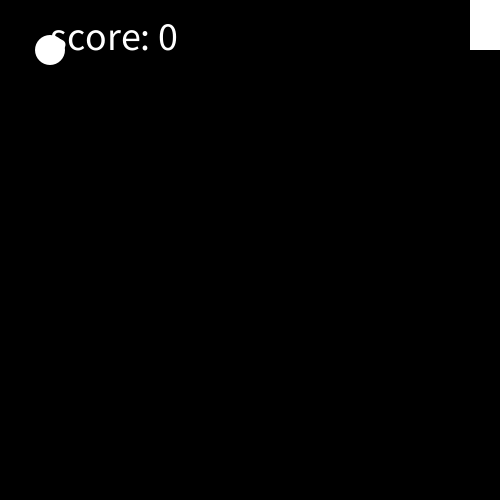
Frame 1 (no input)
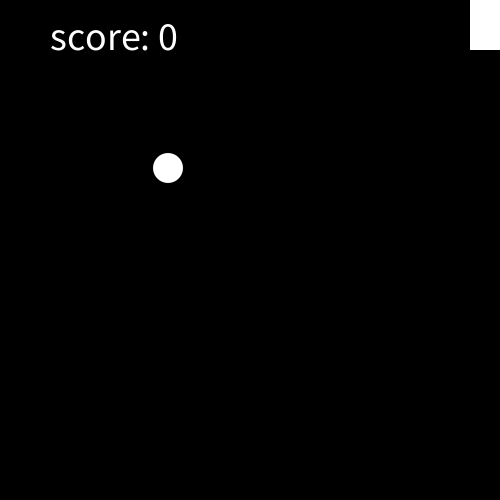
Frame 60 (the mouse pressed at the canvas centre just before this capture)
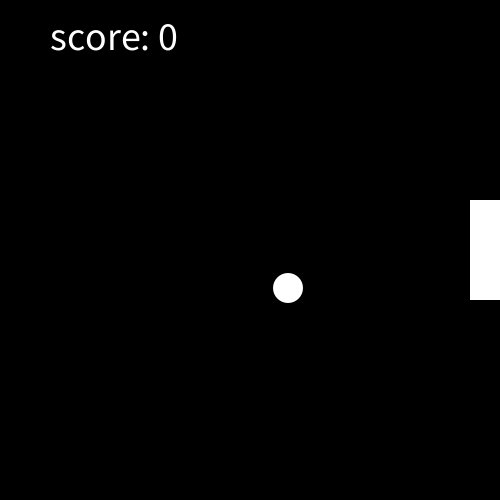
Frame 120 (the mouse held since frame 60 and released just before this capture)

The Processing sketch that drew these frames (run headless with seeded random() and noise(); from frame 60 on, the mouse is pressed at the canvas centre):

// Processing sketch: processing_163511
// ── processing_163511.pde

float x =50.0;
float y = 50.0;
float radius = 15.0;
int diameter = 30;
int ydistance = diameter/2;
int xdistance = diameter/2;
float speed = 2.0;
float directionX = 1;
float directionY = 1;
int counter =0;

void setup() {
  size(500, 500);
  smooth();
  noStroke();

  ellipseMode(RADIUS);
}

void draw () {
  background(0);

  //  fill(255);
  //  rect(0, y-diameter, diameter, 300);
  //left side paddle

  fill(255);
  rectMode(CENTER);
  rect(width-radius, mouseY, diameter, 100);
  //rect(width-diameter, y-diameter, diameter, 300);

  textSize(40);
  text("score: " + counter, 50, 50);
  //write score

  //Move me
  ydistance += speed*directionY;
  xdistance += speed*directionX;

  fill(255);
  ellipse(x, y, radius, radius);
  x += speed* directionX;



  if (x >(width - radius)){
 // && (y<mouseY - 100))

    directionX = - directionX;
  }


  if (x<radius)  {
    directionX = - directionX;
  }

  if (x>(width - 3*radius)) {
    directionX=-directionX; 
    counter ++;
  }//bounce ball off paddle  //scoring

  y += speed* directionY;
  if ((y >(height - radius)) || (y<radius)) {
    directionY = - directionY;
  }
}
